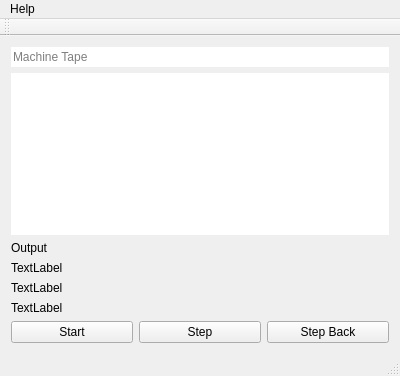
<?xml version="1.0" encoding="UTF-8"?>
<ui version="4.0">
 <class>MainWindow</class>
 <widget class="QMainWindow" name="MainWindow">
  <property name="geometry">
   <rect>
    <x>0</x>
    <y>0</y>
    <width>400</width>
    <height>376</height>
   </rect>
  </property>
  <property name="windowTitle">
   <string>MainWindow</string>
  </property>
  <widget class="QWidget" name="centralWidget">
   <layout class="QVBoxLayout" name="verticalLayout">
    <item>
     <widget class="QLineEdit" name="machine_tape">
      <property name="frame">
       <bool>false</bool>
      </property>
      <property name="placeholderText">
       <string>Machine Tape</string>
      </property>
     </widget>
    </item>
    <item>
     <widget class="QTextEdit" name="machine_input">
      <property name="sizePolicy">
       <sizepolicy hsizetype="Expanding" vsizetype="Expanding">
        <horstretch>0</horstretch>
        <verstretch>10</verstretch>
       </sizepolicy>
      </property>
      <property name="autoFillBackground">
       <bool>true</bool>
      </property>
      <property name="styleSheet">
       <string notr="true"/>
      </property>
      <property name="frameShape">
       <enum>QFrame::NoFrame</enum>
      </property>
      <property name="frameShadow">
       <enum>QFrame::Plain</enum>
      </property>
      <property name="lineWidth">
       <number>0</number>
      </property>
      <property name="verticalScrollBarPolicy">
       <enum>Qt::ScrollBarAsNeeded</enum>
      </property>
      <property name="lineWrapMode">
       <enum>QTextEdit::NoWrap</enum>
      </property>
      <property name="html">
       <string>&lt;!DOCTYPE HTML PUBLIC &quot;-//W3C//DTD HTML 4.0//EN&quot; &quot;http://www.w3.org/TR/REC-html40/strict.dtd&quot;&gt;
&lt;html&gt;&lt;head&gt;&lt;meta name=&quot;qrichtext&quot; content=&quot;1&quot; /&gt;&lt;style type=&quot;text/css&quot;&gt;
p, li { white-space: pre-wrap; }
&lt;/style&gt;&lt;/head&gt;&lt;body style=&quot; font-family:'MS Shell Dlg 2'; font-size:8.25pt; font-weight:400; font-style:normal;&quot;&gt;
&lt;p style=&quot;-qt-paragraph-type:empty; margin-top:0px; margin-bottom:0px; margin-left:0px; margin-right:0px; -qt-block-indent:0; text-indent:0px; font-size:8pt;&quot;&gt;&lt;br /&gt;&lt;/p&gt;&lt;/body&gt;&lt;/html&gt;</string>
      </property>
     </widget>
    </item>
    <item>
     <widget class="QLabel" name="machine_debug">
      <property name="enabled">
       <bool>true</bool>
      </property>
      <property name="cursor">
       <cursorShape>IBeamCursor</cursorShape>
      </property>
      <property name="text">
       <string>Output</string>
      </property>
      <property name="textInteractionFlags">
       <set>Qt::LinksAccessibleByMouse|Qt::TextSelectableByKeyboard|Qt::TextSelectableByMouse</set>
      </property>
     </widget>
    </item>
    <item>
     <widget class="QLabel" name="label_current_step">
      <property name="text">
       <string>TextLabel</string>
      </property>
     </widget>
    </item>
    <item>
     <widget class="QLabel" name="label_current_tape">
      <property name="text">
       <string>TextLabel</string>
      </property>
     </widget>
    </item>
    <item>
     <widget class="QLabel" name="label_current_state">
      <property name="text">
       <string>TextLabel</string>
      </property>
     </widget>
    </item>
    <item>
     <layout class="QHBoxLayout" name="horizontalLayout">
      <item>
       <widget class="QPushButton" name="machine_start">
        <property name="text">
         <string>Start</string>
        </property>
       </widget>
      </item>
      <item>
       <widget class="QPushButton" name="machine_step">
        <property name="text">
         <string>Step</string>
        </property>
       </widget>
      </item>
      <item>
       <widget class="QPushButton" name="machine_step_back">
        <property name="text">
         <string>Step Back</string>
        </property>
       </widget>
      </item>
     </layout>
    </item>
   </layout>
  </widget>
  <widget class="QMenuBar" name="menuBar">
   <property name="geometry">
    <rect>
     <x>0</x>
     <y>0</y>
     <width>400</width>
     <height>21</height>
    </rect>
   </property>
   <widget class="QMenu" name="menuHelp">
    <property name="title">
     <string>Help</string>
    </property>
    <addaction name="actionAbout"/>
   </widget>
   <addaction name="menuHelp"/>
  </widget>
  <widget class="QToolBar" name="mainToolBar">
   <attribute name="toolBarArea">
    <enum>TopToolBarArea</enum>
   </attribute>
   <attribute name="toolBarBreak">
    <bool>false</bool>
   </attribute>
  </widget>
  <widget class="QStatusBar" name="statusBar"/>
  <action name="actionAbout">
   <property name="text">
    <string>About</string>
   </property>
  </action>
 </widget>
 <layoutdefault spacing="6" margin="11"/>
 <resources/>
 <connections/>
</ui>
